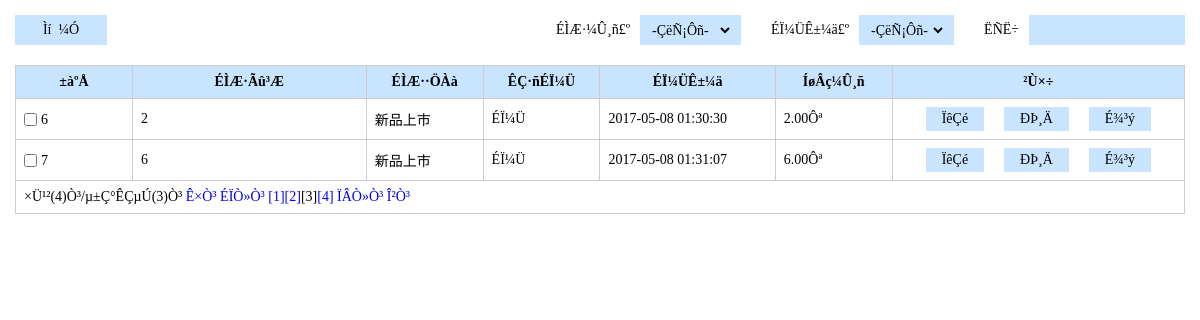
Screenshot of /ds02/admin/listPro.php?page=3 (signed in) with the database file from the repository.
### tables this page shows
CREATE TABLE IF NOT EXISTS `food_pro` (
  `id` int(10) unsigned NOT NULL AUTO_INCREMENT,
  `pName` varchar(50) NOT NULL,
  `pSn` varchar(50) NOT NULL,
  `pNum` int(10) unsigned DEFAULT '1',
  `mPrice` decimal(10,2) NOT NULL,
  `iPrice` decimal(10,2) NOT NULL,
  `pDesc` text,
  `pImg` varchar(50) NOT NULL,
  `pubTime` int(10) unsigned NOT NULL,
  `isShow` tinyint(1) DEFAULT '1',
  `isHot` tinyint(1) DEFAULT '0',
  `cId` smallint(5) unsigned NOT NULL,
  PRIMARY KEY (`id`),
  UNIQUE KEY `pName` (`pName`)
);

CREATE TABLE IF NOT EXISTS `food_cate` (
  `id` smallint(5) unsigned NOT NULL AUTO_INCREMENT,
  `cName` varchar(50) DEFAULT NULL,
  PRIMARY KEY (`id`),
  UNIQUE KEY `cName` (`cName`)
);

### ds02/lib/mysql.func.php (called while the page is built, shortened)
<?php
function fetchAll($sql,$result_type=MYSQL_ASSOC){
	$result=mysql_query($sql);
	while(@$row=mysql_fetch_array($result,$result_type)){
		$rows[]=$row;
	}
	return $rows;
}
function getResultNum($sql){
	$result=mysql_query($sql);
	return mysql_num_rows($result);
}

### ds02/admin/listPro.php (the view, shortened to what this page needs)
<?php
$order=$_REQUEST['order']?$_REQUEST['order']:null;
$orderBy=$order?"order by p.".$order:null;
$keywords=$_REQUEST['keywords']?$_REQUEST['keywords']:null;
$where=$keywords?"where p.pName like '%{$keywords}%'":null;
$sql="select p.id,p.pName,p.pSn,p.pNum,p.mPrice,p.iPrice,p.pDesc,p.pubTime,p.isShow,p.isHot,c.cName from food_pro as p join food_cate c on p.cId=c.id {$where}  ";
$totalRows=getResultNum($sql);
$pageSize=2;
$totalPage=ceil($totalRows/$pageSize);
$page=$_REQUEST['page']?(int)$_REQUEST['page']:1;
$offset=($page-1)*$pageSize;
$sql="select p.id,p.pName,p.pSn,p.pNum,p.mPrice,p.iPrice,p.pDesc,p.pubTime,p.isShow,p.isHot,c.cName from food_pro as p join food_cate c on p.cId=c.id {$where} {$orderBy} limit {$offset},{$pageSize}";
$rows=fetchAll($sql);
?>
<!doctype html>
<html>
<head>
<link rel="stylesheet" href="styles/backstage.css">
<link rel="stylesheet" href="scripts/jquery-ui/css/ui-lightness/jquery-ui-1.10.4.custom.css" />
</head>
<body>
<div class="details">
                    <div class="details_operation clearfix">
                        <div class="bui_select">
                            <input type="button" value="Ìí&nbsp;&nbsp;¼Ó" class="add" onclick="addPro()">
                        </div>
                        <div class="fr">
                            <div class="text">
                                <span>ÉÌÆ·¼Û¸ñ£º</span>
                                <div class="bui_select">
                                    <select id="" class="select" onchange="change(this.value)">
                                    	<option>-ÇëÑ¡Ôñ-</option>
                                    </select>
                                </div>
                            </div>
                            <div class="text">
                                <span>ÉÏ¼ÜÊ±¼ä£º</span>
                                <div class="bui_select">
                                 <select id="" class="select" onchange="change(this.value)">
                                 	<option>-ÇëÑ¡Ôñ-</option>
                                    </select>
                                </div>
                            </div>
                            <div class="text">
                                <span>ËÑË÷</span>
                                <input type="text" value="" class="search"  id="search" onkeypress="search()" >
                            </div>
                        </div>
                    </div>
                    <table class="table" cellspacing="0" cellpadding="0">
                        <thead>
                            <tr>
                                <th width="10%">±àºÅ</th>
                                <th width="20%">ÉÌÆ·Ãû³Æ</th>
                                <th width="10%">ÉÌÆ··ÖÀà</th>
                                <th width="10%">ÊÇ·ñÉÏ¼Ü</th>
                                <th width="15%">ÉÏ¼ÜÊ±¼ä</th>
                                <th width="10%">ÍøÂç¼Û¸ñ</th>
                                <th>²Ù×÷</th>
                            </tr>
                        </thead>
                        <tbody>
                        <?php  foreach ($rows as $row):?>
                            <tr>
                                <td><input type="checkbox" id="c<?php echo $row['id'];?>" class="check" value=<?php echo $row['id'];?>><label for="c1" class="label"><?php echo $row['id'];?></label></td>
                                <td><?php echo $row['pName'];?></td>
                                <td><?php echo $row['cName'];?></td>
                                <td>
                                  <?php echo $row['isShow']==1?"ÉÏ¼Ü":"ÏÂ¼Ü";?>
                                </td>
                                 <td><?php echo date("Y-m-d H:i:s",$row['pubTime']);?></td>
                                  <td><?php echo $row['iPrice'];?>Ôª</td>
                                <td align="center">
                                				<input type="button" value="ÏêÇé" class="btn" onclick="showDetail(<?php echo $row['id'];?>,'<?php echo $row['pName'];?>')"><input type="button" value="ÐÞ¸Ä" class="btn" onclick="editPro(<?php echo $row['id'];?>)"><input type="button" value="É¾³ý" class="btn"onclick="delPro(<?php echo $row['id'];?>)">
                                </td>
                            </tr>
                            <?php endforeach;?>
                            <?php if($totalRows>$pageSize):?>
                            <tr>
                            	<td colspan="7"><?php echo showPage($page, $totalPage,"keywords={$keywords}&order={$order}");?></td>
                            </tr>
                            <?php endif;?>
                        </tbody>
                    </table>
                </div>
</body>
</html>

### ds02/admin/styles/backstage.css (style rules this page uses)
* { margin: 0;padding: 0; }
input,select,textarea { outline: none;border: none; background: none; }
.clearfix:after, .clearfix:before { content: ""; display: table; }
.clearfix:after { clear: both; }
.clearfix { zoom:1; }
.fr { float: right; }
.details_operation { margin-bottom: 20px; }
.details { padding: 15px; font-family: "΢���ź�"; }
.bui_select { background-color: #c9e4fe; height: 30px; float: left; }
.add { width: 92px; height: 30px; font-family: "΢���ź�"; font-size: 14px; }
.select { font-family: "΢���ź�"; font-size: 14px; height: 22px; margin: 4px 8px; }
.text { float: left; margin-left: 30px; display: inline; }
.text span { line-height: 30px; font-size: 14px; float:left; margin-right: 10px; }
.search { width: 140px; height: 30px; line-height: 30px\9; background-color: #c9e4fe; padding: 0 8px; }
.table { border-collapse: collapse; width: 100%; font-size: 14px; }
.table th { background-color: #c9e4fe; }
.table th, .table td { border: solid 1px #ccc; padding: 8px; }
.label,.check { vertical-align: middle; }
.check { margin-right: 4px; }
.btn { padding: 4px 16px; background-color: #c9e4fe; margin: 0 10px;font-family: "΢���ź�"; font-size: 14px; }

### rows the page displays
food_pro: id "6", pName "2", food_cate.cName "新品上市", isShow "ÉÏ¼Ü", pubTime "2017-05-08 01:30:30", iPrice "2.00"
food_pro: id "7", pName "6", food_cate.cName "新品上市", isShow "ÉÏ¼Ü", pubTime "2017-05-08 01:31:07", iPrice "6.00"

### other values shown
showPage($page, $totalPage,"keywords={$keywords}&order={$order}") "×Ü¹²(4)Ò³/µ±Ç°ÊÇµÚ(3)Ò³"
